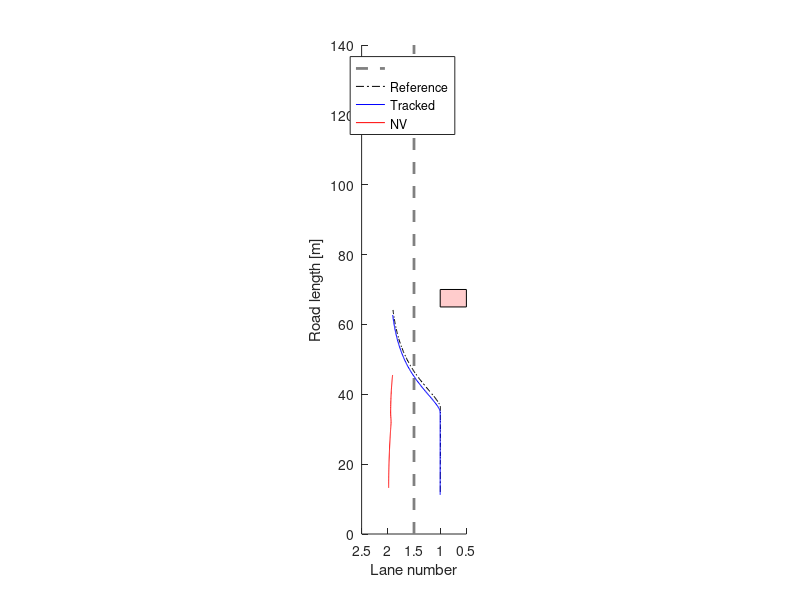
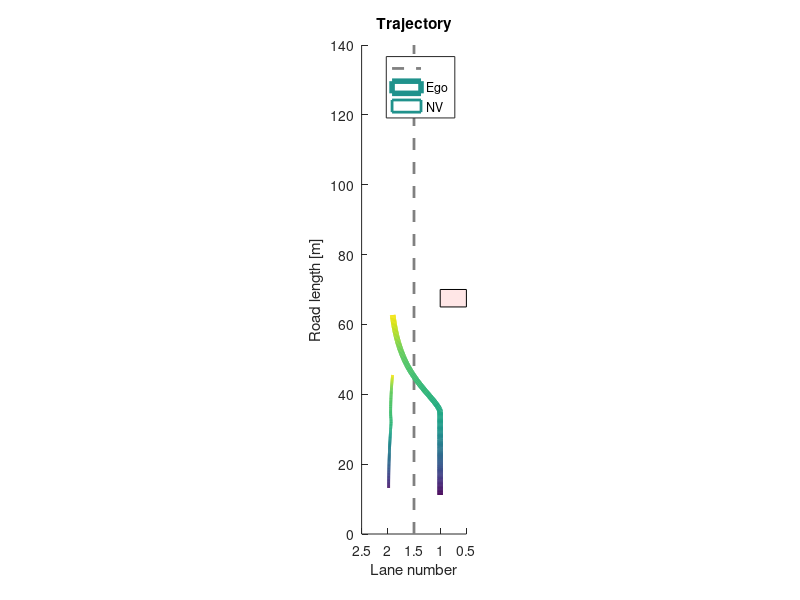

Here is the MATLAB script that generated these plots, in order: (Note: this script raises an error after producing the figures.)
% Viranjan Bhattacharyya
% EMC2 Lab Clemson University

clear, clc, close all

log_data = load("log.txt");
%%
start = 97;
fin = length(log_data);
X = log_data(start:fin, 1:5);
X_ref = log_data(start:fin, 7:11);
Ua = log_data(start:fin, 12);
Ul = log_data(start:fin, 13);
X_nv = log_data(start:fin, 15:18);
X_obs = log_data(start:fin, 20);
alpha_v = log_data(start:fin, 22);
alpha_a = log_data(start:fin, 23);
X_nv_pred = log_data(start:fin, 25:27);
roadlength = 140;
%%
figure(1)
set (gca,'DataAspectRatio',[1 15 1],'Xdir','reverse','Xlim',[0.5 2.5],'Ylim',[0 roadlength])
hold on 
plot([1.5 1.5],[0 roadlength],'--','LineWidth',2,'Color',[0.5 0.5 0.5]) % lane marking
plot(X_ref(:,4),X_ref(:,1),'-.k')
plot(X(:,4),X(:,1),'b')
plot(X_nv(:,4),X_nv(:,1),'r')
rectangle('Position',[0.5 (X_obs(1)-5) 0.5 5],'FaceColor',[1 0.8 0.8])
xlabel('Lane number')
ylabel('Road length [m]')
legend('','Reference','Tracked','NV')
%%
figure(2)
set (gca,'DataAspectRatio',[1 15 1],'Xdir','reverse','Xlim',[0.5 2.5],'Ylim',[0 roadlength])
hold on 
plot([1.5 1.5],[0 roadlength],'--','LineWidth',2,'Color',[0.5 0.5 0.5]) % lane marking
l = X(:,4)';
s = X(:,1)';
z = zeros(size(s));
col = 1:(fin - start + 1);
surface([l;l],[s;s],[z;z],[col;col],...
        'facecol','no',...
        'edgecol','interp',...
        'linew',4);
l_nv = X_nv(:,4)';
s_nv = X_nv(:,1)';
surface([l_nv;l_nv],[s_nv;s_nv],[z;z],[col;col],...
        'facecol','no',...
        'edgecol','interp',...
        'linew',2);
rectangle('Position',[0.5 (X_obs(1)-5) 0.5 5],'FaceColor',[1 0.9 0.9])
xlabel('Lane number')
ylabel('Road length [m]')
legend('', 'Ego', 'NV')
title('Trajectory')
%%
RMSE = rmse(X_ref, X);
%%
figure(3)
subplot(211)
plot(Ua,'g')
hold on
plot(X(:,3));
ylabel('m/s^2')
legend('Command acceleration','Ego acceleration')
subplot(212)
plot(Ul,'g')
hold on
plot(X(:,4))
ylabel('Lane')
legend('Command lane', 'Ego')
xlabel('Time step')
%%
figure(4)
plot(Ua, 'g')
hold on
plot(X(:,3))
plot(X_ref(:,3))
ylim([-2 2])
ylabel('m/s^2')
legend('Commanded acceleration','Ego acceleration','Reference acceleration')
xlabel('Time step')
%%
figure(5)
subplot(211)
plot(X(:,2))
hold on
plot(X_nv(:,2))
title('Velocity')
ylabel('[m/s]')
legend('Ego','NV')
subplot(212)
plot(alpha_v,'r')
hold on
plot(alpha_a,'g')
legend('$\alpha_v$','$\alpha_a$','Interpreter','Latex')
title('Imputation')
xlabel('Time step')
%%
figure(6)
plot(X(:,1))
hold on
plot(X_nv(:,1))
legend('Ego','NV')
ylabel('Longitudinal Position [m]')
xlabel('Time step')
%%
figure(7)
plot(X(:,4))
hold on
plot(X_nv(:,4))
legend('Ego','NV')
ylabel('Lateral Position [m]')
xlabel('Time step')
%%
figure(8)
set (gca,'DataAspectRatio',[1 60 1],'Xdir','reverse','Xlim',[1.5 2.5])
hold on 
plot([1.5 1.5],[0 roadlength],'--','LineWidth',2,'Color',[0.5 0.5 0.5]) % lane marking
plot(X_nv(:,4),X_nv(:,1),'Color',[0.8 0.1 0.5],'LineWidth',2)
plot(2*ones(length(X_nv_pred)), X_nv_pred(:,1),'.r')
xlabel('Lane number')
ylabel('Road length [m]')
legend('','Actual','Predicted')
title('NV actual and predicted trajectory')
%%
figure(9)
plot(X_nv(:,2))
hold on
plot(X_nv_pred(:,2))
title('Velocity')
ylabel('[m/s]')
legend('NV actual','NV predicted')
